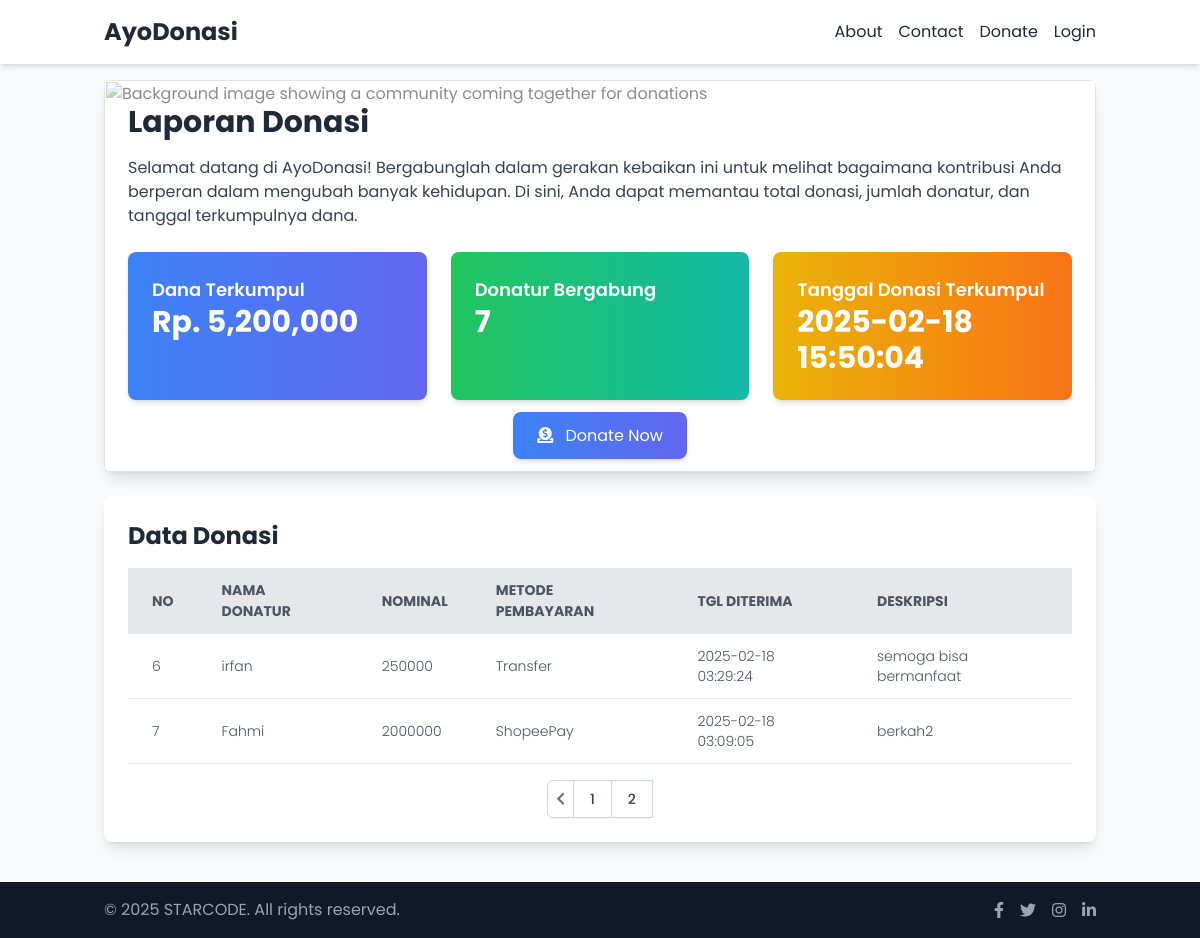
The page /?halaman=2 on the database its author committed.
### tables this page shows
CREATE TABLE `donatur` (
  `id` int NOT NULL,
  `nama` varchar(50) NOT NULL,
  `nominal` decimal(10,0) NOT NULL,
  `metode` enum('ShopeePay','Gopay','Transfer') NOT NULL,
  `bukti` varchar(50) DEFAULT NULL,
  `deskripsi` varchar(50) DEFAULT NULL,
  `tanggal_diterima` timestamp NOT NULL DEFAULT CURRENT_TIMESTAMP
);

### function/koneksi.php (called while the page is built)
<?php
$hostname = 'localhost';
$username = 'root';
$password = '';
$database = 'donasi';
try {
   $conn = mysqli_connect($hostname, $username, $password, $database);
} catch (Exception $e) {
    echo "<b>koneksi gagal : <b/>" . $e;
}
function query($query) {
    global $conn;
    $result = mysqli_query($conn, $query);
    $rows = [];
    while( $row = mysqli_fetch_assoc($result) ) {
      $rows[] = $row;
  }
  return $rows;
}
?>

### function/copyright.php (called while the page is built)
<?php
$copyright = "2025 STARCODE. All rights reserved.";
?>

### index.php (the view, shortened to what this page needs)
<?php
require_once "function/koneksi.php";
require_once "function/copyright.php";
$jumlahdataperhalaman = 5;
$jumlahdata = count(query("SELECT * FROM donatur"));
$jumlahhalaman = ceil($jumlahdata / $jumlahdataperhalaman);
$halamanaktif = (isset($_GET["halaman"])) ? $_GET["halaman"] : 1;
$awaldata = ($jumlahdataperhalaman * $halamanaktif) - $jumlahdataperhalaman;
$donatur = query("SELECT * FROM donatur ORDER BY id DESC LIMIT $awaldata, $jumlahdataperhalaman");
$nomorID = $awaldata + 1;
?>
<html lang="en">
<head>
    <script src="https://cdn.tailwindcss.com"></script>
    <link rel="stylesheet" href="https://cdnjs.cloudflare.com/ajax/libs/font-awesome/5.15.3/css/all.min.css"></link>
</head>
<body class="bg-gray-50 flex flex-col min-h-screen">
    <nav class="bg-white shadow-md">
        <div class="container mx-auto p-4 flex justify-between items-center">
            <a href="#" class="text-2xl font-bold text-gray-800 slide-in">AyoDonasi</a>
            <div class="hidden md:flex space-x-4">
                <a href="about.php" class="text-gray-800 hover:text-blue-600 slide-in">About</a>
                <a href="https://ribin.my.id/" class="text-gray-800 hover:text-blue-600 slide-in">Contact</a>
                <a href="tambah_donasi.php" class="text-gray-800 hover:text-blue-600 slide-in">Donate</a>
                <a href="login.php" class="text-gray-800 hover:text-blue-600 slide-in">Login</a>
            </div>
        </div>
    </nav>
    <div class="container mx-auto p-4 flex-grow">
        <div class="bg-white shadow-lg rounded-lg p-6 mb-6 relative fade-in">
            <img alt="Background image showing a community coming together for donations" class="absolute inset-0 w-full h-full object-cover opacity-45 rounded-lg" height="300" src="https://storage.googleapis.com/a1aa/image/De-fNLiTkyYCGNilri06yVoDji1TLH8Ya6FcRzlW0Dc.jpg" width="1200"/>
            <div class="relative z-10">
                <h1 class="text-3xl font-bold mb-4 text-gray-800 bounce-in">Laporan Donasi</h1>
                <p class="text-gray-700 mb-6 slide-in">Selamat datang di AyoDonasi! Bergabunglah dalam gerakan kebaikan ini untuk melihat bagaimana kontribusi Anda berperan dalam mengubah banyak kehidupan. Di sini, Anda dapat memantau total donasi, jumlah donatur, dan tanggal terkumpulnya dana.</p>
                <div class="grid grid-cols-1 md:grid-cols-3 gap-6">
                    <div class="bg-gradient-to-r from-blue-500 to-indigo-500 text-white p-6 rounded-lg shadow-md slide-in">
                        <h2 class="text-lg font-semibold">Dana Terkumpul</h2>
                        <p class="text-3xl font-bold" id="dana-terkumpul"></p>
                    </div>
                    <div class="bg-gradient-to-r from-green-500 to-teal-500 text-white p-6 rounded-lg shadow-md slide-in">
                        <h2 class="text-lg font-semibold">Donatur Bergabung</h2>
                        <p class="text-3xl font-bold" id="donatur-bergabung"></p>
                    </div>
                    <div class="bg-gradient-to-r from-yellow-500 to-orange-500 text-white p-6 rounded-lg shadow-md slide-in">
                    <?php
                            $query = "SELECT tanggal_diterima FROM donatur ORDER BY tanggal_diterima DESC LIMIT 1";
                            $result = mysqli_query($conn, $query);
                            $tanggal_diterima = mysqli_fetch_assoc($result);
                    ?>
                        <h2 class="text-lg font-semibold">Tanggal Donasi Terkumpul</h2>
                        <p class="text-3xl font-bold" id="tanggal-donasi">
                        <?php echo $tanggal_diterima['tanggal_diterima']; ?>
                        </p>
                    </div>
                </div>
                <div class="mt-6 text-center">
                    <a href="tambah_donasi.php" class="bg-gradient-to-r from-blue-500 to-indigo-500 text-white px-6 py-3 rounded-lg shadow-md hover:from-blue-600 hover:to-indigo-600 transition duration-300 bounce-in">
                        <i class="fas fa-donate mr-2"></i> Donate Now
                    </a>
                </div>
            </div>
        </div>
        <div class="bg-white shadow-lg rounded-lg p-6 fade-in">
            <h2 class="text-2xl font-bold mb-4 text-gray-800 bounce-in">Data Donasi</h2>
            <div class="overflow-x-auto">
                <table class="min-w-full bg-white rounded-lg">
                    <thead>
                        <tr class="bg-gray-200 text-gray-600 uppercase text-sm leading-normal">
                            <th class="py-3 px-6 text-left">No</th>
                            <th class="py-3 px-6 text-left">Nama Donatur</th>
                            <th class="py-3 px-6 text-left">Nominal</th>
                            <th class="py-3 px-6 text-left">Metode Pembayaran</th>
                            <th class="py-3 px-6 text-left">Tgl Diterima</th>
                            <th class="py-3 px-6 text-left">Deskripsi</th>
                        </tr>
                    </thead>
                    <tbody class="text-gray-600 text-sm font-light">
                        <?php foreach($donatur as $row) : ?>
                        <tr class="border-b border-gray-200 hover:bg-gray-100">
                            <td class="py-3 px-6 text-left"><?= $nomorID++; ?></td>
                            <td class="py-3 px-6 text-left"><?= $row["nama"]; ?></td>
                            <td class="py-3 px-6 text-left"><?= $row["nominal"]; ?></td>
                            <td class="py-3 px-6 text-left"><?= $row["metode"]; ?></td>
                            <td class="py-3 px-6 text-left"><?= $row["tanggal_diterima"]; ?></td>
                            <td class="py-3 px-6 text-left"><?= $row["deskripsi"]; ?></td>
                        </tr>
                        <?php endforeach; ?>
                    </tbody>
                </table>
            </div>
            <div class="mt-4 flex justify-center">
                <nav class="relative z-0 inline-flex rounded-md shadow-sm -space-x-px" aria-label="Pagination">
                    <?php if($halamanaktif > 1) : ?>
                    <a href="?halaman=<?= $halamanaktif -1; ?>" class="relative inline-flex items-center px-2 py-2 rounded-l-md border border-gray-300 bg-white text-sm font-medium text-gray-500 hover:bg-gray-50">
                        <i class="fas fa-chevron-left"></i>
                    </a>
                    <?php endif; ?>
                    <?php for($i= 1; $i <= $jumlahhalaman; $i++) : ?>
                    <?php if($i == $halamanaktif) : ?>
                    <a href="?halaman=<?= $i; ?>" class="relative inline-flex items-center px-4 py-2 border border-gray-300 bg-white text-sm font-medium text-gray-700 hover:bg-gray-50"><?= $i; ?></a>
                    <?php else : ?>
                    <a href="?halaman=<?= $i; ?>" class="relative inline-flex items-center px-4 py-2 border border-gray-300 bg-white text-sm font-medium text-gray-700 hover:bg-gray-50"><?= $i; ?></a>
                    <?php endif; ?>
                    <?php endfor; ?>
                </nav>
            </div>
        </div>
    </div>
    <footer class="bg-gray-900 text-white mt-6">
        <div class="container mx-auto p-4 flex flex-col md:flex-row justify-between items-center">
        <p class="text-gray-400">
    &copy; <?= $copyright; ?>
    </p>
            <div class="flex space-x-4 mt-4 md:mt-0">
                <a href="notfound.html" class="text-gray-400 hover:text-white"><i class="fab fa-facebook-f"></i></a>
                <a href="notfound.html" class="text-gray-400 hover:text-white"><i class="fab fa-twitter"></i></a>
                <a href=="https://www.instagram.com/bintangrrrrrr/"  target="_blank" class="text-gray-400 hover:text-white"><i class="fab fa-instagram"></i></a>
                <a href="https://www.linkedin.com/in/bintangro/"  target="_blank" class="text-gray-400 hover:text-white"><i class="fab fa-linkedin-in"></i></a>
            </div>
        </div>
    </footer>
</body>
</html>

### index.php (style rules this page uses)
body { font-family: 'Poppins', sans-serif; }
.fade-in { animation: fadeIn 1s ease-in-out; }
.slide-in { animation: slideIn 1s ease-in-out; }
.bounce-in { animation: bounceIn 1s ease-in-out; }

### rows shown on the page
donatur: tanggal_diterima "2025-02-18 15:50:04"
donatur: nama "irfan", nominal "250000", metode "Transfer", tanggal_diterima "2025-02-18 03:29:24", deskripsi "semoga bisa bermanfaat"
donatur: nama "Fahmi", nominal "2000000", metode "ShopeePay", tanggal_diterima "2025-02-18 03:09:05", deskripsi "berkah2"

### other values the page prints
$copyright "2025 STARCODE. All rights reserved."
